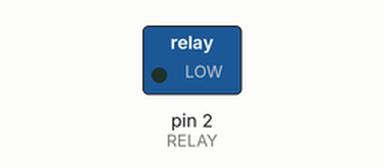
Recording of a sketch running on a simulated Arduino Uno, built with avr-gcc and run on an emulated ATmega328P. Parts: switched loads named in the sketch (green lamp = pin HIGH).

Above: at 1.5 s.
At 4.5 s:
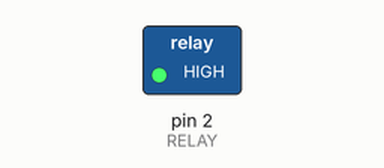
Timing chart, 0 to 7.8 s (numbered marks = the images above):
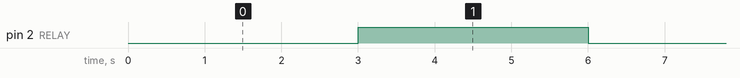

Measured:
- by itself, pin 2 (RELAY): alternates HIGH for 3.0 s and LOW for 3.0 s

The sketch:

RelayTest.ino
```cpp
#define RELAY 2

int i = 0;

void setup()
{
  pinMode(RELAY, OUTPUT);
}

void loop()
{
  if (i == 1)
  {
    digitalWrite(RELAY, HIGH);
    i = 0;
  } else {
     digitalWrite(RELAY, LOW);
     i=1;
  }
    delay(3000);
}
```
